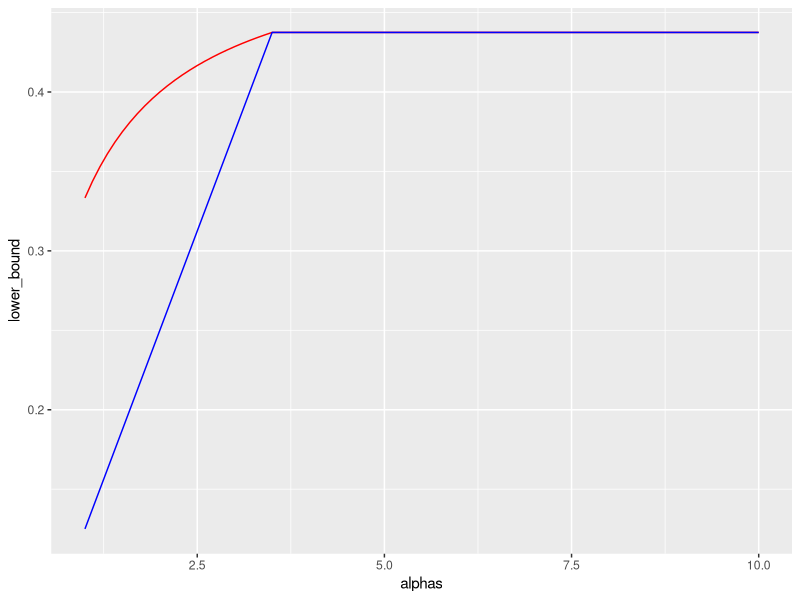

This figure's R source:
library(ggplot2)
beta = 4
alphas = seq(1, 10, 0.1)
lower_bound = pmin(alphas, beta - 1/2) / (2 * pmin(alphas, beta - 1/2) + 1)
# From Information Rates (2009) paper
upper_bound = pmin(alphas, beta - 1/2) / (2 * beta)
optimal = alphas / (2*alphas + 1)
ggplot(df = data.frame(alphas, lower_bound, upper_bound, optimal)) + 
   geom_line(aes(alphas, lower_bound), col = 'red') + 
   geom_line(aes(alphas, upper_bound), col = 'blue')
   